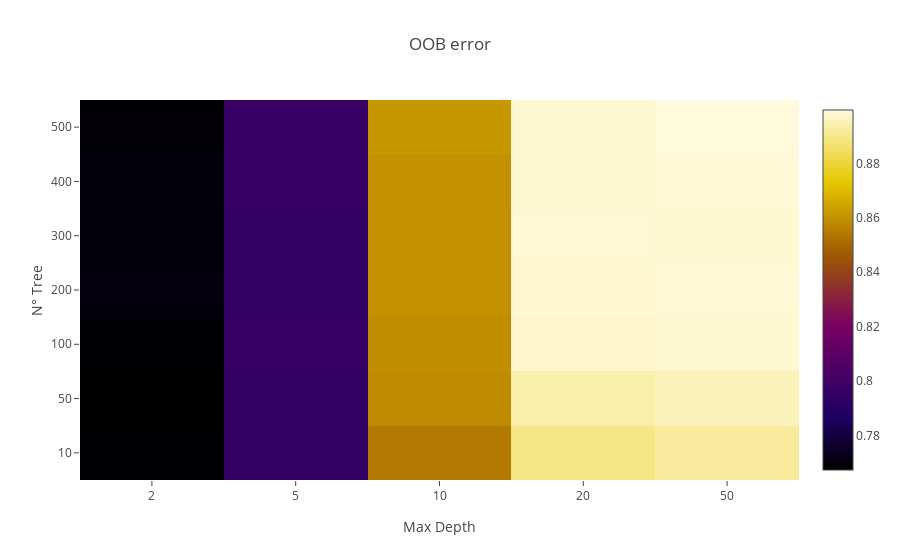

This figure's notebook cell:
### Code cell
depth = [2, 5, 10, 20, 50]
accuracy2 = np.zeros(shape = (len(numberTrees), len(depth)))

for i in range(len(numberTrees)):
  for j in range(len(depth)):
    RFC = RandomForestClassifier(n_estimators = numberTrees[i], max_depth = depth[j], random_state=0, oob_score = True,
                                max_features = 2, bootstrap = True)
    RFC.fit(trainSet, labelTrainSet)
    accuracy2[i][j] = RFC.oob_score_
    
trace = go.Heatmap(
    z = accuracy2,
    colorscale = "Electric"
)
layout = go.Layout(
    title = "OOB error",
    xaxis = dict(
        tickmode = "array",
        tickvals = np.linspace(0, len(depth), num = len(depth) + 1),       
        ticktext = ["2", "5", "10", "20", "50"],
        title = "Max Depth"     
    ),
    yaxis = dict(
        tickmode = "array",
        tickvals = np.linspace(0, len(numberTrees), num = len(numberTrees) + 1),
        ticktext = ["10", "50", "100", "200", "300", "400", "500"],
        title = "N° Tree"
    )
)
data = [trace]
figure = go.Figure(data = data, layout = layout)
enable_plotly_in_cell()
plotly.offline.iplot(figure, filename="rbfAccuracy")

### Figure 1 — Plotly figure (JSON) as saved in the notebook; plotly's stock layout.template omitted (floating-point values rounded to 4 significant figures)
{"data": [{"z": [[0.7679, 0.7944, 0.8541, 0.8893, 0.8919], [0.7674, 0.7944, 0.8584, 0.8937, 0.8954], [0.7681, 0.7959, 0.8591, 0.8974, 0.8983], [0.7696, 0.7943, 0.8599, 0.898, 0.8987], [0.769, 0.7947, 0.8597, 0.8987, 0.8984], [0.769, 0.7953, 0.8603, 0.8984, 0.8989], [0.7686, 0.796, 0.8614, 0.8984, 0.8996]], "type": "heatmap", "uid": "289e57cc-01c8-4038-ba71-40493938d335", "colorscale": "Electric"}], "layout": {"yaxis": {"ticktext": ["10", "50", "100", "200", "300", "400", "500"], "title": {"text": "N° Tree"}, "tickmode": "array", "tickvals": [0, 1, 2, 3, 4, 5, 6, 7]}, "xaxis": {"ticktext": ["2", "5", "10", "20", "50"], "title": {"text": "Max Depth"}, "tickmode": "array", "tickvals": [0, 1, 2, 3, 4, 5]}, "title": {"text": "OOB error"}}}
